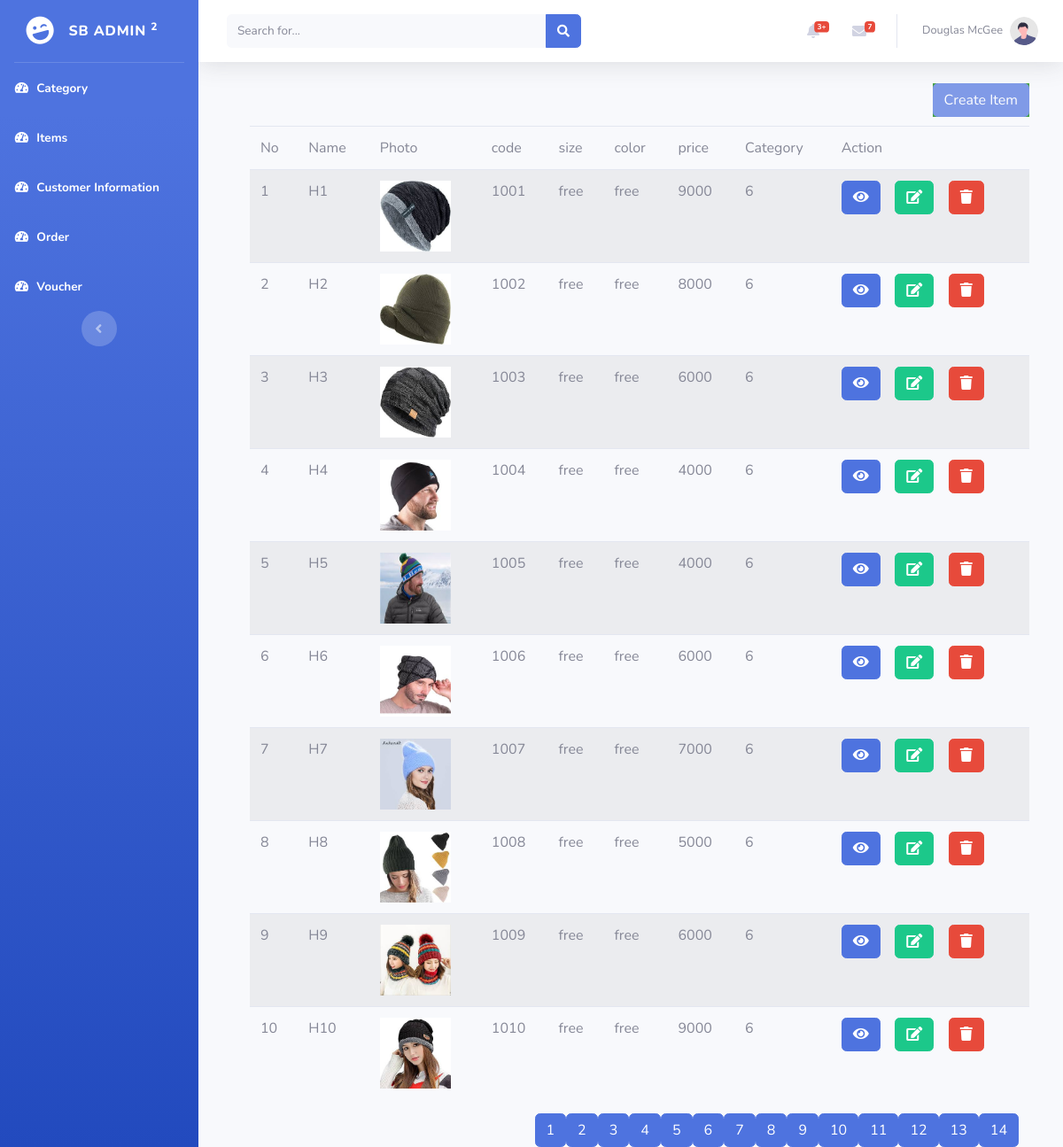
The page /backend/item7.php on the database its author committed.
### tables this page shows
CREATE TABLE `item` (
  `id` int(11) NOT NULL,
  `name` varchar(255) NOT NULL,
  `photo` varchar(255) NOT NULL,
  `code` varchar(255) NOT NULL,
  `size` varchar(255) NOT NULL,
  `color` varchar(255) NOT NULL,
  `price` varchar(255) NOT NULL,
  `productid` int(11) NOT NULL
);

### backend/include/dbconn.php (called while the page is built, shortened)
<?php
class Database
{
	private static $dbHost='localhost';
	private static $dbName='purchase';
	private static $dbUserName='root';
	private static $dbPassword='';
	private static $cont=null;
	public static function connect(){
	if (null== self::$cont) {
		try{
			self::$cont=new PDO("mysql:host=".self::$dbHost.";"."dbname=".self::$dbName,self::$dbUserName,self::$dbPassword);
		}
		catch (PDOException $e){
			die($e->getMessage());
		}
	}
	return self::$cont;
}
}
?>

### backend/model/item.php (called while the page is built, shortened)
<?php
include_once('include/dbconn.php');
class Item
{
    public function getitem7()
{
    $this->pdo = Database::connect();
    $this->pdo->setAttribute(PDO::ATTR_ERRMODE,PDO::ERRMODE_EXCEPTION);
    $sql="select * from item LIMIT 10 OFFSET 60";
    $stmt=$this->pdo->prepare($sql);
    $stmt->execute();
    $results = $stmt -> fetchAll(PDO::FETCH_ASSOC);
    return $results;
    }
}
?>

### backend/controller/itemcontroller.php (called while the page is built, shortened)
<?php
include_once('model/item.php');
class ItemController extends Item
{
	public function showitem7()
	{
		return $this->getitem7();
	}
}
?>

### backend/item7.php (the view, shortened to what this page needs)
<?php
include_once("controller/itemcontroller.php");
$itemController=new ItemController();
$results=$itemController->showitem7();
?>
<!DOCTYPE html>
<html lang="en">
<head>
    <link href="https://cdnjs.cloudflare.com/ajax/libs/font-awesome/5.15.1/css/all.min.css" rel="stylesheet" type="text/css">
    <link href="css/sb-admin-2.min.css" rel="stylesheet">
</head>
<body id="page-top">
    <div id="wrapper">
        <ul class="navbar-nav bg-gradient-primary sidebar sidebar-dark accordion" id="accordionSidebar">
            <a class="sidebar-brand d-flex align-items-center justify-content-center" href="create_cat.php">
                <div class="sidebar-brand-icon rotate-n-15">
                    <i class="fas fa-laugh-wink"></i>
                </div>
                <div class="sidebar-brand-text mx-3">SB Admin <sup>2</sup></div>
            </a>
            <hr class="sidebar-divider my-0">
<li class="nav-item active">
                <a class="nav-link" href="catindex.php">
                    <i class="fas fa-fw fa-tachometer-alt"></i>
                    <span>Category</span></a>
            </li>
            <li class="nav-item active">
                <a class="nav-link" href="itemindex.php">
                    <i class="fas fa-fw fa-tachometer-alt"></i>
                    <span>Items</span></a>
            </li>
            <li class="nav-item active">
                <a class="nav-link" href="customerindex.php">
                    <i class="fas fa-fw fa-tachometer-alt"></i>
                    <span>Customer Information</span></a>
            </li>
            <li class="nav-item active">
                <a class="nav-link" href="orderindex.php">
                    <i class="fas fa-fw fa-tachometer-alt"></i>
                    <span>Order</span></a>
            </li>
            <li class="nav-item active">
                <a class="nav-link" href="voucherindex.php">
                    <i class="fas fa-fw fa-tachometer-alt"></i>
                    <span>Voucher</span></a>
            </li>
            <div class="text-center d-none d-md-inline">
                <button class="rounded-circle border-0" id="sidebarToggle"></button>
            </div>
        </ul>
        <div id="content-wrapper" class="d-flex flex-column">
            <div id="content">
                <nav class="navbar navbar-expand navbar-light bg-white topbar mb-4 static-top shadow">
                    <form
                        class="d-none d-sm-inline-block form-inline mr-auto ml-md-3 my-2 my-md-0 mw-100 navbar-search">
                        <div class="input-group">
                            <input type="text" class="form-control bg-light border-0 small" placeholder="Search for..."
                                aria-label="Search" aria-describedby="basic-addon2">
                            <div class="input-group-append">
                                <button class="btn btn-primary" type="button">
                                    <i class="fas fa-search fa-sm"></i>
                                </button>
                            </div>
                        </div>
                    </form>
                    <ul class="navbar-nav ml-auto">
                        <li class="nav-item dropdown no-arrow mx-1">
                            <a class="nav-link dropdown-toggle" href="#" id="alertsDropdown" role="button"
                                data-toggle="dropdown" aria-haspopup="true" aria-expanded="false">
                                <i class="fas fa-bell fa-fw"></i>
                                <span class="badge badge-danger badge-counter">3+</span>
                            </a>
                        </li>
                        <li class="nav-item dropdown no-arrow mx-1">
                            <a class="nav-link dropdown-toggle" href="#" id="messagesDropdown" role="button"
                                data-toggle="dropdown" aria-haspopup="true" aria-expanded="false">
                                <i class="fas fa-envelope fa-fw"></i>
                                <span class="badge badge-danger badge-counter">7</span>
                            </a>
                        </li>
                        <li class="nav-item dropdown no-arrow">
                            <a class="nav-link dropdown-toggle" href="#" id="userDropdown" role="button"
                                data-toggle="dropdown" aria-haspopup="true" aria-expanded="false">
                                <span class="mr-2 d-none d-lg-inline text-gray-600 small">Douglas McGee</span>
                                <img class="img-profile rounded-circle"
                                    src="img/undraw_profile.svg">
                            </a>
                        </li>
                    </ul>
                </nav>
                <div class="container-fluid">
                <div class="container-fluid" style="margin:0 10px 0 10px">
<div class='float-right' style="background-color: green; opacity: 0.7; margin:0 0 10px 0">
    <a href='createitem.php' class='btn btn-primary pull-right'>Create Item</a>
</div>
 <table class="table table-striped" >
<thead>
<tr >
<td >No</td>
<td>Name</td>
<td>Photo</td>
<td>code</td>
<td>size</td>
<td>color</td>
<td>price</td>
<td>Category</td>
<td>Action</td>
</tr>
</thead>
<tbody>
<?php
$i=1;
foreach($results as $result)
{
 ?>
<tr>
<td><?php echo $i++?> </td>
<td><?php echo $result['name'];?> </td>
<td><img src="<?php echo $result['photo'];?>" style="width:80px; height:80px;"></td>
<td><?php echo $result['code'];?> </td>
<td><?php echo $result['size'];?> </td>
<td><?php echo $result['color'];?> </td>
<td><?php echo $result['price'];?> </td>
<td><?php echo $result['productid'];?></td>
<td><a class="btn btn-primary" href="itemview.php?id=<?php echo $result['id'];?>" ><i class="fa fa-eye"></i></a>&nbsp; &nbsp; <a class="btn btn-success" href="itemedit.php?id=<?php echo $result['id'];?>"><i class="fa fa-edit"></i></a>&nbsp; &nbsp; <a class="btn btn-danger" onclick="return deleteuser(<?php echo $result['id'];?>);"><i class="fa fa-trash"></i></a></td>
</tr>
<?php
}
?>
</tbody>
</table>
<div class="container-fluid">
    <div class="row" style="float: right;">
        <a href="itemindex.php" class="btn btn-primary">1</a>
        <a href="item2.php" class="btn btn-primary">2</a>
        <a href="item3.php" class="btn btn-primary">3</a>
        <a href="item4.php" class="btn btn-primary">4</a>
        <a href="item5.php" class="btn btn-primary">5</a>
        <a href="item6.php" class="btn btn-primary">6</a>
        <a href="item7.php" class="btn btn-primary">7</a>
        <a href="item8.php" class="btn btn-primary">8</a>
        <a href="item9.php" class="btn btn-primary">9</a>
        <a href="item10.php" class="btn btn-primary">10</a>
        <a href="item11.php" class="btn btn-primary">11</a>
        <a href="item12.php" class="btn btn-primary">12</a>
        <a href="item13.php" class="btn btn-primary">13</a>
        <a href="item14.php" class="btn btn-primary">14</a>
    </div>
</div>
</div>
                </div>
            </div>
       </div>
        </div>
</body>
</html>

### rows shown on the page
item: name "H1", photo (picture), code "1001", size "free", color "free", price "9000", productid "6"
item: name "H2", photo (picture), code "1002", size "free", color "free", price "8000", productid "6"
item: name "H3", photo (picture), code "1003", size "free", color "free", price "6000", productid "6"
item: name "H4", photo (picture), code "1004", size "free", color "free", price "4000", productid "6"
item: name "H5", photo (picture), code "1005", size "free", color "free", price "4000", productid "6"
item: name "H6", photo (picture), code "1006", size "free", color "free", price "6000", productid "6"
item: name "H7", photo (picture), code "1007", size "free", color "free", price "7000", productid "6"
item: name "H8", photo (picture), code "1008", size "free", color "free", price "5000", productid "6"
item: name "H9", photo (picture), code "1009", size "free", color "free", price "6000", productid "6"
item: name "H10", photo (picture), code "1010", size "free", color "free", price "9000", productid "6"
